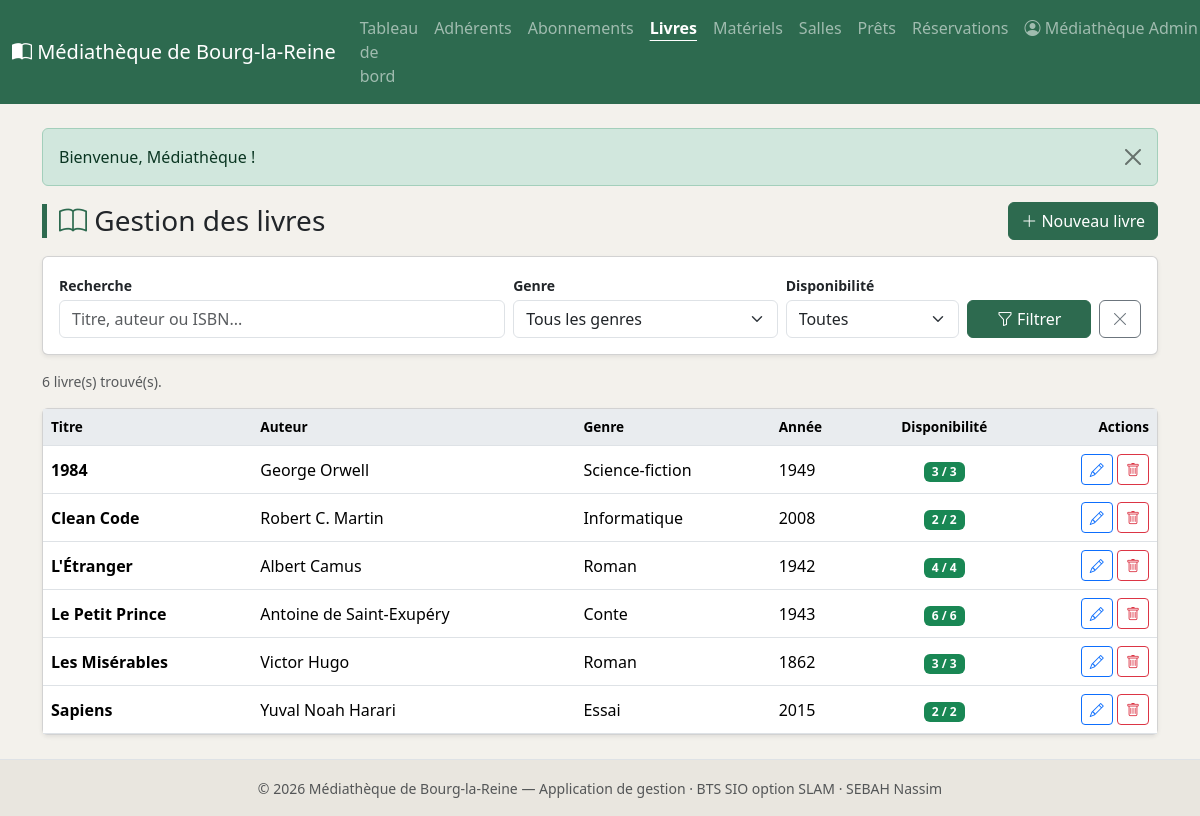
Screenshot of /public/index.php?ctrl=livre&action=index (signed in) with the database file from the repository.
### tables this page shows
CREATE TABLE livre (
    id                  INT AUTO_INCREMENT PRIMARY KEY,
    titre               VARCHAR(150) NOT NULL,
    auteur              VARCHAR(120) NOT NULL,
    isbn                VARCHAR(20),
    editeur             VARCHAR(120),
    annee_publication   INT,
    genre               VARCHAR(60),
    quantite_totale     INT NOT NULL DEFAULT 1,
    quantite_disponible INT NOT NULL DEFAULT 1
);

### app/controllers/LivreController.php (called while the page is built, shortened)
<?php
class LivreController extends Controller
{
    public function index($id = null): void
    {
        $model = $this->model('Livre');
        $filtres = [
            'q'     => trim($_GET['q'] ?? ''),
            'genre' => trim($_GET['genre'] ?? ''),
            'dispo' => $_GET['dispo'] ?? '',
        ];
        $this->view('livre/index', [
            'titre'   => 'Gestion des livres',
            'livres'  => $model->filter($filtres),
            'genres'  => $model->distinctGenres(),
            'filtres' => $filtres,
        ]);
    }
}

### public/index.php (called while the page is built, shortened)
<?php
require ROOT . '/config/Database.php';
require ROOT . '/app/core/helpers.php';
require ROOT . '/app/core/Model.php';
$action = preg_replace('/[^a-zA-Z]/', '', $_GET['action'] ?? 'index');
$id     = isset($_GET['id']) ? (int) $_GET['id'] : null;
$controller = new $controllerClass();
$controller->$action($id);

### app/core/Model.php (called while the page is built, shortened)
<?php
abstract class Model
{
    public function __construct()
    {
        $this->db = Database::getConnection();
    }
}

### config/Database.php (called while the page is built)
<?php
class Database
{
    private static ?PDO $instance = null;
    public static function getConnection(): PDO
    {
        if (self::$instance === null) {
            $dsn = 'mysql:host=' . DB_HOST . ';dbname=' . DB_NAME . ';charset=' . DB_CHARSET;
            $options = [
                PDO::ATTR_ERRMODE            => PDO::ERRMODE_EXCEPTION,
                PDO::ATTR_DEFAULT_FETCH_MODE => PDO::FETCH_ASSOC,
                PDO::ATTR_EMULATE_PREPARES   => false,
            ];
            try {
                self::$instance = new PDO($dsn, DB_USER, DB_PASS, $options);
            } catch (PDOException $e) {
                error_log('[Mediatheque] Connexion BD impossible : ' . $e->getMessage());
                http_response_code(503);
                exit(
                    '<h1>Service indisponible</h1>'
                  . '<p>La base de données est momentanément inaccessible. '
                  . 'Veuillez réessayer dans quelques instants.</p>'
                );
            }
        }
        return self::$instance;
    }
}

### app/models/Livre.php (called while the page is built, shortened)
<?php
class Livre extends Model
{
    public function filter(array $c): array
    {
        $sql    = "SELECT * FROM livre WHERE 1 = 1";
        $params = [];
        $sql .= " ORDER BY titre";
        $stmt = $this->db->prepare($sql);
        $stmt->execute($params);
        return $stmt->fetchAll();
    }
}

### app/views/livre/index.php (the view, shortened to what this page needs)
<div class="d-flex justify-content-between align-items-center mb-3 flex-wrap gap-2">
    <h1 class="h3 page-title mb-0"><i class="bi bi-book"></i> Gestion des livres</h1>
    <a href="<?= url('livre', 'form') ?>" class="btn btn-mediatheque">
        <i class="bi bi-plus-lg"></i> Nouveau livre
    </a>
</div>
<form method="get" action="<?= BASE_URL ?>" class="card card-body shadow-sm mb-3">
    <div class="row g-2 align-items-end">
        <div class="col-md-5">
            <label class="form-label mb-1 small fw-semibold">Recherche</label>
            <input type="search" name="q" class="form-control" value="<?= e($filtres['q']) ?>"
                   placeholder="Titre, auteur ou ISBN...">
        </div>
        <div class="col-md-3">
            <label class="form-label mb-1 small fw-semibold">Genre</label>
            <select name="genre" class="form-select">
                <option value="">Tous les genres</option>
            </select>
        </div>
        <div class="col-md-2">
            <label class="form-label mb-1 small fw-semibold">Disponibilité</label>
            <select name="dispo" class="form-select">
                <option value="">Toutes</option>
            </select>
        </div>
        <div class="col-md-2 d-flex gap-2">
            <button type="submit" class="btn btn-mediatheque w-100"><i class="bi bi-funnel"></i> Filtrer</button>
            <a href="<?= url('livre') ?>" class="btn btn-outline-secondary" title="Réinitialiser les filtres"><i class="bi bi-x-lg"></i></a>
        </div>
    </div>
</form>
<p class="text-muted small"><?= count($livres) ?> livre(s) trouvé(s).</p>
<div class="card shadow-sm">
    <div class="table-responsive">
        <table class="table table-hover align-middle mb-0" id="tbl-livres">
            <thead>
                <tr>
                    <th>Titre</th><th>Auteur</th><th>Genre</th><th>Année</th>
                    <th class="text-center">Disponibilité</th><th class="text-end">Actions</th>
                </tr>
            </thead>
            <tbody>
                <?php if (empty($livres)): ?>
                    <tr><td colspan="6" class="text-center text-muted py-4">Aucun livre enregistré.</td></tr>
                <?php else: foreach ($livres as $l): ?>
                    <tr>
                        <td class="fw-semibold"><?= e($l['titre']) ?></td>
                        <td><?= e($l['auteur']) ?></td>
                        <td><?= e($l['genre']) ?: '—' ?></td>
                        <td><?= e($l['annee_publication']) ?: '—' ?></td>
                        <td class="text-center">
                            <?php
                            $dispo = (int) $l['quantite_disponible'];
                            $cls = $dispo > 0 ? 'text-bg-success' : 'text-bg-danger';
                            ?>
                            <span class="badge <?= $cls ?>"><?= $dispo ?> / <?= (int) $l['quantite_totale'] ?></span>
                        </td>
                        <td class="text-end text-nowrap">
                            <a href="<?= url('livre', 'form', ['id' => $l['id']]) ?>"
                               class="btn btn-sm btn-outline-primary" title="Modifier"><i class="bi bi-pencil"></i></a>
                            <?= postButton('livre', 'delete', (int) $l['id'], '<i class="bi bi-trash"></i>', [
                                'class'   => 'btn btn-sm btn-outline-danger',
                                'title'   => 'Supprimer',
                                'confirm' => 'Supprimer ce livre ?',
                            ]) ?>
                        </td>
                    </tr>
                <?php endforeach; endif; ?>
            </tbody>
        </table>
    </div>
</div>

### app/core/helpers.php (shortened to what this page needs)
<?php
function url(string $ctrl = 'home', string $action = 'index', array $params = []): string
{
    $query = array_merge(['ctrl' => $ctrl, 'action' => $action], $params);
    return BASE_URL . '?' . http_build_query($query);
}
function e(?string $value): string
{
    return htmlspecialchars($value ?? '', ENT_QUOTES, 'UTF-8');
}
function csrf_token(): string
{
    return $_SESSION['csrf_token'];
}
function csrf_field(): string
{
    return '<input type="hidden" name="_csrf" value="' . e(csrf_token()) . '">';
}
function postButton(string $ctrl, string $action, ?int $id, string $innerHtml, array $opts = []): string
{
    $params = $id !== null ? ['id' => $id] : [];
    $url   = url($ctrl, $action, $params);
    $cls   = $opts['class']      ?? 'btn btn-sm btn-outline-danger';
    $title = $opts['title']      ?? '';
    $conf  = $opts['confirm']    ?? '';
    $form  = $opts['form_class'] ?? 'd-inline';
    $cAttr = $conf !== '' ? ' data-confirm="' . e($conf) . '"' : '';
    return '<form method="post" action="' . e($url) . '" class="' . e($form) . '">'
         . csrf_field()
         . '<button type="submit" class="' . e($cls) . '" title="' . e($title) . '"' . $cAttr . '>'
         . $innerHtml
         . '</button>'
         . '</form>';
}

### public/css/style.css (style rules this page uses)
body { background-color: #f3f1ec; min-height: 100vh; display: flex; flex-direction: column; }
.page-title { border-left: 5px solid #2d6a4f; padding-left: 12px; }
.page-title i { color: #2d6a4f; }
.btn-mediatheque { background-color: #2d6a4f; border-color: #2d6a4f; color: #fff; }
.table thead th { background-color: #e9ecef; font-size: 0.85rem; }

### rows the page displays
livre: titre "1984", auteur "George Orwell", genre "Science-fiction", annee_publication "1949", quantite_disponible "3", quantite_totale "3"
livre: titre "Clean Code", auteur "Robert C. Martin", genre "Informatique", annee_publication "2008", quantite_disponible "2", quantite_totale "2"
livre: titre "L'Étranger", auteur "Albert Camus", genre "Roman", annee_publication "1942", quantite_disponible "4", quantite_totale "4"
livre: titre "Le Petit Prince", auteur "Antoine de Saint-Exupéry", genre "Conte", annee_publication "1943", quantite_disponible "6", quantite_totale "6"
livre: titre "Les Misérables", auteur "Victor Hugo", genre "Roman", annee_publication "1862", quantite_disponible "3", quantite_totale "3"
livre: titre "Sapiens", auteur "Yuval Noah Harari", genre "Essai", annee_publication "2015", quantite_disponible "2", quantite_totale "2"

### other values shown
$_SESSION['agent']['prenom'] . ' ' . $_SESSION['agent']['nom'] "Médiathèque Admin…"
$_SESSION['flash']['message'] "Bienvenue, Médiathèque !"
count($livres) "6"
